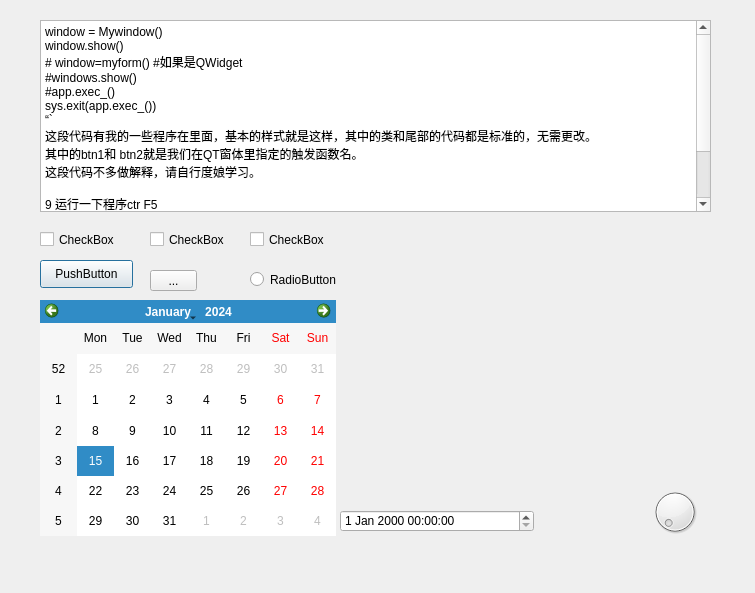
<?xml version="1.0" encoding="UTF-8"?>
<ui version="4.0">
 <class>Dialog</class>
 <widget class="QDialog" name="Dialog">
  <property name="geometry">
   <rect>
    <x>0</x>
    <y>0</y>
    <width>755</width>
    <height>593</height>
   </rect>
  </property>
  <property name="windowTitle">
   <string>Dialog</string>
  </property>
  <widget class="QCalendarWidget" name="calendarWidget">
   <property name="geometry">
    <rect>
     <x>40</x>
     <y>300</y>
     <width>296</width>
     <height>236</height>
    </rect>
   </property>
  </widget>
  <widget class="QDateTimeEdit" name="dateTimeEdit">
   <property name="geometry">
    <rect>
     <x>340</x>
     <y>510</y>
     <width>194</width>
     <height>22</height>
    </rect>
   </property>
  </widget>
  <widget class="QDial" name="dial">
   <property name="geometry">
    <rect>
     <x>650</x>
     <y>480</y>
     <width>50</width>
     <height>64</height>
    </rect>
   </property>
  </widget>
  <widget class="QPushButton" name="pushButton">
   <property name="geometry">
    <rect>
     <x>40</x>
     <y>260</y>
     <width>93</width>
     <height>28</height>
    </rect>
   </property>
   <property name="text">
    <string>PushButton</string>
   </property>
  </widget>
  <widget class="QToolButton" name="toolButton">
   <property name="geometry">
    <rect>
     <x>150</x>
     <y>270</y>
     <width>47</width>
     <height>21</height>
    </rect>
   </property>
   <property name="text">
    <string>...</string>
   </property>
  </widget>
  <widget class="QRadioButton" name="radioButton">
   <property name="geometry">
    <rect>
     <x>250</x>
     <y>270</y>
     <width>115</width>
     <height>19</height>
    </rect>
   </property>
   <property name="text">
    <string>RadioButton</string>
   </property>
  </widget>
  <widget class="QCheckBox" name="checkBox">
   <property name="geometry">
    <rect>
     <x>40</x>
     <y>230</y>
     <width>91</width>
     <height>19</height>
    </rect>
   </property>
   <property name="text">
    <string>CheckBox</string>
   </property>
  </widget>
  <widget class="QCheckBox" name="checkBox_2">
   <property name="geometry">
    <rect>
     <x>150</x>
     <y>230</y>
     <width>91</width>
     <height>19</height>
    </rect>
   </property>
   <property name="text">
    <string>CheckBox</string>
   </property>
  </widget>
  <widget class="QCheckBox" name="checkBox_3">
   <property name="geometry">
    <rect>
     <x>250</x>
     <y>230</y>
     <width>91</width>
     <height>19</height>
    </rect>
   </property>
   <property name="text">
    <string>CheckBox</string>
   </property>
  </widget>
  <widget class="QTextBrowser" name="textBrowser">
   <property name="geometry">
    <rect>
     <x>40</x>
     <y>20</y>
     <width>671</width>
     <height>192</height>
    </rect>
   </property>
   <property name="html">
    <string>&lt;!DOCTYPE HTML PUBLIC &quot;-//W3C//DTD HTML 4.0//EN&quot; &quot;http://www.w3.org/TR/REC-html40/strict.dtd&quot;&gt;
&lt;html&gt;&lt;head&gt;&lt;meta name=&quot;qrichtext&quot; content=&quot;1&quot; /&gt;&lt;style type=&quot;text/css&quot;&gt;
p, li { white-space: pre-wrap; }
&lt;/style&gt;&lt;/head&gt;&lt;body style=&quot; font-family:'SimSun'; font-size:9pt; font-weight:400; font-style:normal;&quot;&gt;
&lt;p style=&quot; margin-top:0px; margin-bottom:0px; margin-left:0px; margin-right:0px; -qt-block-indent:0; text-indent:0px;&quot;&gt;window = Mywindow() &lt;/p&gt;
&lt;p style=&quot; margin-top:0px; margin-bottom:0px; margin-left:0px; margin-right:0px; -qt-block-indent:0; text-indent:0px;&quot;&gt;window.show() &lt;/p&gt;
&lt;p style=&quot; margin-top:0px; margin-bottom:0px; margin-left:0px; margin-right:0px; -qt-block-indent:0; text-indent:0px;&quot;&gt;# window=myform() #如果是QWidget &lt;/p&gt;
&lt;p style=&quot; margin-top:0px; margin-bottom:0px; margin-left:0px; margin-right:0px; -qt-block-indent:0; text-indent:0px;&quot;&gt;#windows.show() &lt;/p&gt;
&lt;p style=&quot; margin-top:0px; margin-bottom:0px; margin-left:0px; margin-right:0px; -qt-block-indent:0; text-indent:0px;&quot;&gt;#app.exec_() &lt;/p&gt;
&lt;p style=&quot; margin-top:0px; margin-bottom:0px; margin-left:0px; margin-right:0px; -qt-block-indent:0; text-indent:0px;&quot;&gt;sys.exit(app.exec_()) &lt;/p&gt;
&lt;p style=&quot; margin-top:0px; margin-bottom:0px; margin-left:0px; margin-right:0px; -qt-block-indent:0; text-indent:0px;&quot;&gt;“` &lt;/p&gt;
&lt;p style=&quot; margin-top:0px; margin-bottom:0px; margin-left:0px; margin-right:0px; -qt-block-indent:0; text-indent:0px;&quot;&gt;这段代码有我的一些程序在里面，基本的样式就是这样，其中的类和尾部的代码都是标准的，无需更改。 &lt;/p&gt;
&lt;p style=&quot; margin-top:0px; margin-bottom:0px; margin-left:0px; margin-right:0px; -qt-block-indent:0; text-indent:0px;&quot;&gt;其中的btn1和 btn2就是我们在QT窗体里指定的触发函数名。 &lt;/p&gt;
&lt;p style=&quot; margin-top:0px; margin-bottom:0px; margin-left:0px; margin-right:0px; -qt-block-indent:0; text-indent:0px;&quot;&gt;这段代码不多做解释，请自行度娘学习。&lt;/p&gt;
&lt;p style=&quot;-qt-paragraph-type:empty; margin-top:0px; margin-bottom:0px; margin-left:0px; margin-right:0px; -qt-block-indent:0; text-indent:0px;&quot;&gt;&lt;br /&gt;&lt;/p&gt;
&lt;p style=&quot; margin-top:0px; margin-bottom:0px; margin-left:0px; margin-right:0px; -qt-block-indent:0; text-indent:0px;&quot;&gt;9 运行一下程序ctr F5 &lt;/p&gt;
&lt;p style=&quot; margin-top:0px; margin-bottom:0px; margin-left:0px; margin-right:0px; -qt-block-indent:0; text-indent:0px;&quot;&gt; ———————————————— &lt;/p&gt;
&lt;p style=&quot; margin-top:0px; margin-bottom:0px; margin-left:0px; margin-right:0px; -qt-block-indent:0; text-indent:0px;&quot;&gt;版权声明：本文为CSDN博主「艾克思工作室」的原创文章，遵循CC 4.0 by-sa版权协议，转载请附上原文出处链接及本声明。&lt;/p&gt;
&lt;p style=&quot; margin-top:0px; margin-bottom:0px; margin-left:0px; margin-right:0px; -qt-block-indent:0; text-indent:0px;&quot;&gt;原文链接：https://blog.csdn.net/m0_37606112/article/details/78675610&lt;/p&gt;&lt;/body&gt;&lt;/html&gt;</string>
   </property>
  </widget>
 </widget>
 <resources/>
 <connections/>
</ui>
